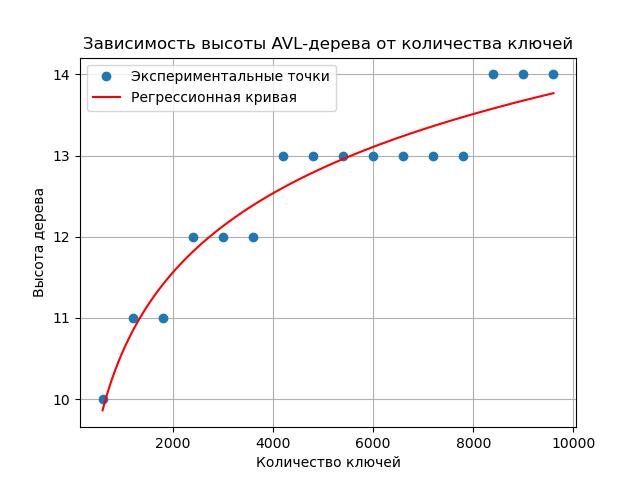

This chart was generated by the following Python code:
import matplotlib.pyplot as plt
import numpy as np

class TreeNode:
    def __init__(self, key):
        self.key = key
        self.left = None
        self.right = None
        self.height = 1

class AVLTree:
    @staticmethod
    def get_height(node):
        if not node:
            return 0
        return node.height

    @staticmethod
    def get_balance(node):
        if not node:
            return 0
        return AVLTree.get_height(node.left) - AVLTree.get_height(node.right)

    @staticmethod
    def right_rotate(y):
        x = y.left
        T2 = x.right
        x.right = y
        y.left = T2
        y.height = 1 + max(AVLTree.get_height(y.left), AVLTree.get_height(y.right))
        x.height = 1 + max(AVLTree.get_height(x.left), AVLTree.get_height(x.right))
        return x

    @staticmethod
    def left_rotate(x):
        y = x.right
        T2 = y.left
        y.left = x
        x.right = T2
        x.height = 1 + max(AVLTree.get_height(x.left), AVLTree.get_height(x.right))
        return y

    @staticmethod
    def insert(node, key):
        if not node:
            return TreeNode(key)

        if key < node.key:
            node.left = AVLTree.insert(node.left, key)
        else:
            node.right = AVLTree.insert(node.right, key)

        node.height = 1 + max(AVLTree.get_height(node.left), AVLTree.get_height(node.right))
        balance = AVLTree.get_balance(node)

        if balance > 1 and key < node.left.key:
            return AVLTree.right_rotate(node)

        if balance < -1 and key > node.right.key:
            return AVLTree.left_rotate(node)

        if balance > 1 and key > node.left.key:
            node.left = AVLTree.left_rotate(node.left)
            return AVLTree.right_rotate(node)

        if balance < -1 and key < node.right.key:
            node.right = AVLTree.right_rotate(node.right)
            return AVLTree.left_rotate(node)

        return node

class AVLTreeApp:
    def __init__(self):
        self.tree = AVLTree()
        self.root = None
        
    def run(self):
         heights = []
         num_keys = []
         
         for i in range(1, 10001):  
             key = i  
             self.root = AVLTree.insert(self.root, key)

             if i % 600 == 0:  
                 heights.append(self.tree.get_height(self.root))
                 num_keys.append(i)

         plt.plot(num_keys, heights, 'o', label='Экспериментальные точки')  
         log_num_keys = np.log(num_keys) 
         coefficients = np.polyfit(log_num_keys, heights, 1) 
         polynomial = np.poly1d(coefficients)
         x_fit = np.linspace(min(log_num_keys), max(log_num_keys), 100)  
         y_fit = polynomial(x_fit)

         plt.plot(np.exp(x_fit), y_fit, label='Регрессионная кривая', color='red')  
         plt.title("Зависимость высоты AVL-дерева от количества ключей")
         plt.xlabel("Количество ключей")
         plt.ylabel("Высота дерева")
         plt.legend()
         plt.grid()
         plt.show()
         print("Уравнение регрессионной кривой:")
         print(f"y ≈ {coefficients[0]:.4f} * log(x) + {coefficients[1]:.4f}")

if __name__ == "__main__":
    app = AVLTreeApp()
    app.run()
